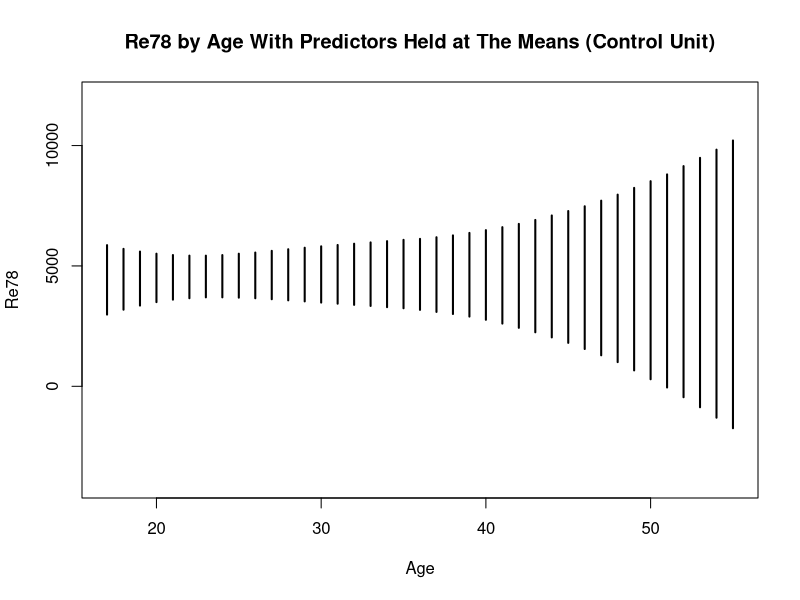

Source code (R):
library(Matching)
library('arm')
data(lalonde)

lalonde$age_squared <- lalonde$age^2

# only TREATED units
lalonde.control <- lalonde[which(lalonde$treat == 0), ]

# Fit the regression model
lm.lalonde <- lm(re78 ~ age + age_squared + educ + treat + treat * age + re74 + re75, data = lalonde)
summary(lm.lalonde)

# Simulate
set.seed(123)
iterations <- 10000
sim.lalonde_c <- sim(lm.lalonde, n.sims = iterations)

# Checking coefficients to make sure the order of analysis is right
sim.lalonde_c@coef[1,]

# Predict re78 for every unit of age for every set of coefficients holding at the medians
simulated.ys_mean_c <- matrix(NA, nrow = iterations, ncol = length(
  min(lalonde$age):max(lalonde$age)))

# Finding means for given quantities
mean_educ <- mean(lalonde.control$educ)
mean_re74 <- mean(lalonde.control$re74)
mean_re75 <- mean(lalonde.control$re75)

for (age in min(lalonde$age):max(lalonde$age)) {
  Xs <- c(1, age, age^2, mean_educ, 0, mean_re74, mean_re75, 0 * age)
  for (i in 1:iterations) {
    simulated.ys_mean_c[i, age + 1 - min(lalonde$age)] <- sum(Xs*sim.lalonde_c@coef[i,])
  }
}

conf.intervals_mean_c <- apply(simulated.ys_mean_c, 2, quantile, probs = c(0.025, 0.975))
table_mean_treat_c <- t(data.frame(conf.intervals_mean_c))
colnames(table_mean_treat_c) <- c("Mean PI Lower Bound", "Mean PI Upper Bound")
table_mean_treat_c <- data.frame(table_mean_treat_c, mean_educ, mean_re74, mean_re75)
rownames(table_mean_treat_c) <- min(lalonde$age):max(lalonde$age)
View(table_mean_treat_c)


plot(x = c(1:100), y = c(1:100), type = "n", 
     xlim = c(min(lalonde$age),max(lalonde$age)), 
     ylim = c(-4000,12000), 
     main = "Re78 by Age With Predictors Held at The Means (Control Unit)", xlab = "Age", 
     ylab = "Re78")

for (age in min(lalonde$age):max(lalonde$age)) {
  segments(
    x0 = age,
    y0 = conf.intervals_mean_c[1, age - min(lalonde$age) + 1],
    x1 = age,
    y1 = conf.intervals_mean_c[2, age - min(lalonde$age) + 1],
    lwd = 2)
}
